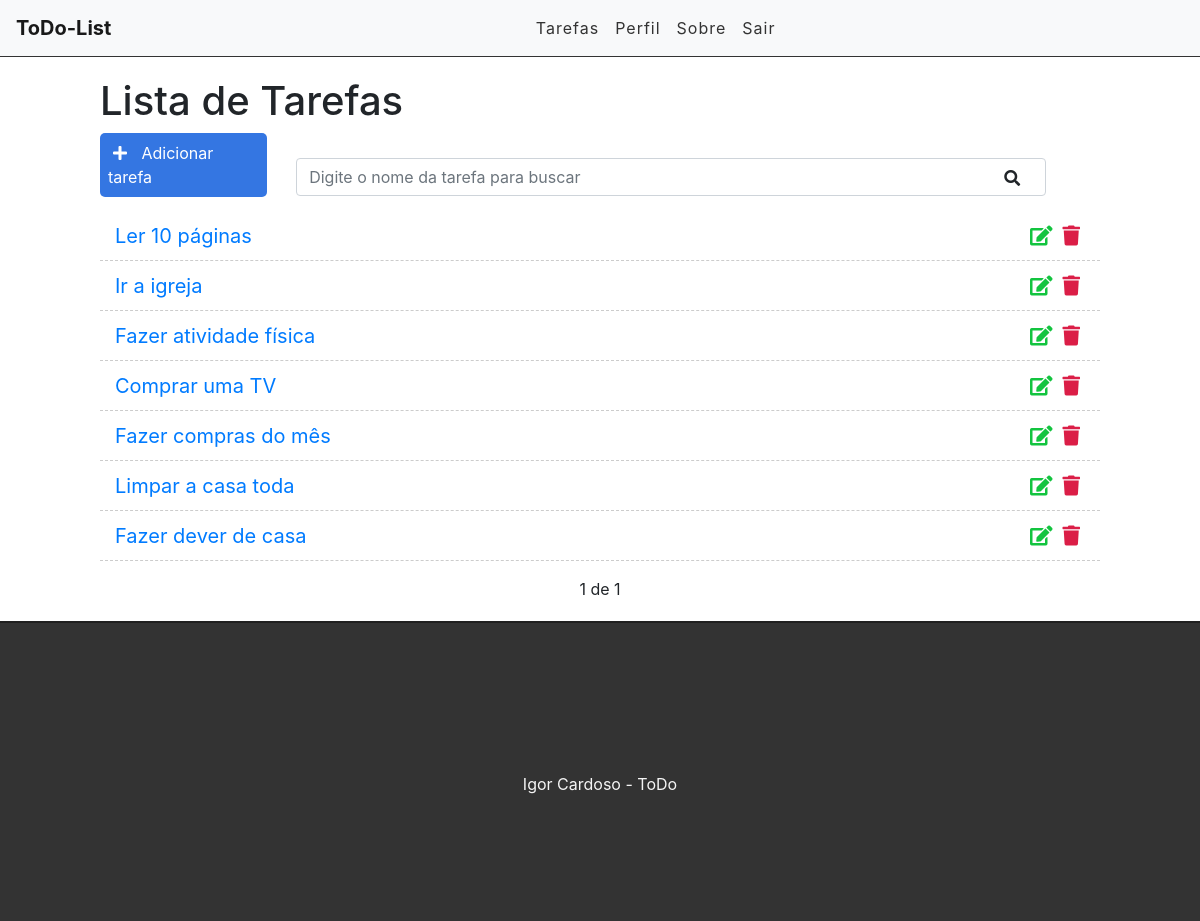
The app's page / (signed in), older data.
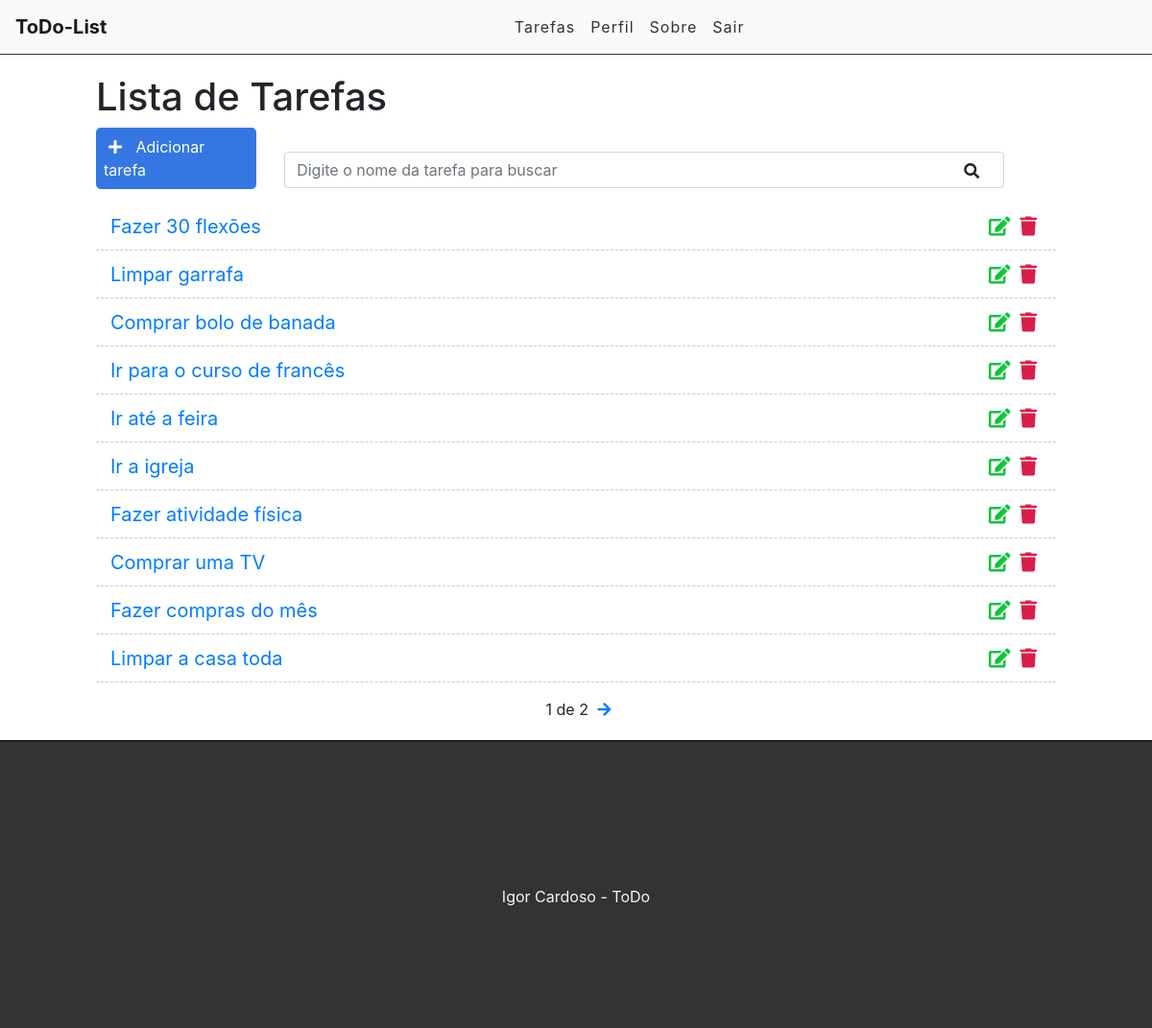
The same page, newer data.
### tasks/models.py (models this page shows, shortened)
class Task(models.Model):
	STATUS = (
		('fazendo', 'Fazendo'),
		('feiro', 'Feito')
	)
	title = models.CharField(max_length=255)
	description = models.TextField(blank=True)
	done = models.CharField(
		max_length=7, # Tamanho da entrada
		choices=STATUS,
	)
	completion_date = models.DateField(auto_now_add=False)  # Eu criei. blank=True permite que o campo fique em branco
	created_at = models.DateTimeField(auto_now_add=True)
	update_at = models.DateTimeField(auto_now=True)

### tasks/views.py (the view)
# urls.py: path('', views.taskList, name='task-list'),
@login_required
def taskList(request):		#   order_by: ordena por data de criação do mais novo para mais antigo
	search = request.GET.get('search')	# reseach é name do input de busca que está no html list.html
	if search: # Buscar pelo nome da task
		tasks = Task.objects.filter(title__icontains=search)#, user=request.user)
	else:
		tasks_list = Task.objects.all().order_by('-created_at')#.filter(user=request.user)
		paginacao = Paginator(tasks_list, 10) # (lista, num de páginas)
		page = request.GET.get('page')
		tasks = paginacao.get_page(page) # Vai exibir o numero correto na página que está
	return render(request, 'tasks/list.html', {'tasks':tasks})	# render: "renderiza"  a página

### tasks/templates/tasks/list.html (shortened to what this page needs)
{% extends 'base.html' %}
{% block content %}
<div class="offset-1 col-10 list-div">
	<h1>Lista de Tarefas</h1>
	<a id="add-link" href="newtask/">
		<div class="col-2 add-div">
			<i class="fas fa-plus"></i> Adicionar tarefa
		</div>
	</a>
	<div class="col-9 search-div">
		<form method="GET" id="search-form">
			<input class="form-control" type="text" id="search" name="search" placeholder="Digite o nome da tarefa para buscar" value="{{ request.GET.search }}">
			<i class="fas fa-search" id="search-btn"></i>
		</form>
	</div>
	<ul class="task-list">
		{% for task in tasks %}
		<li class="task-item">
			<span><a href="/task/{{task.id}}">{{task.title}}</a></span>
			<a href="/delete/{{task.id}}" class="delete-btn"><span><i class="fas fa-trash"></i></span></a>
			<a href="/edit/{{task.id}}"><span><i class="fas fa-edit"></i></span></a>
		</li>
		{% endfor %}
	</ul>
	<div class="pagination">
		<span class="step-links">
			{% if tasks.paginator.num_pages %}
				<span class="current">
					{{ tasks.number }} de {{ tasks.paginator.num_pages }}
				</span>
			{% endif %}
			{% if tasks.has_next %}
				<a href="?page={{ tasks.next_page_number }}">
					<i class="fas fa-arrow-right"></i>
				</a>
			{% endif %}
		</span>
	</div>
</div>
{% endblock %}

### tasks/templates/base.html (shortened to what this page needs)
{% load static %}
<!DOCTYPE html>
<html lang="en">
<head>
	<link href="https://stackpath.bootstrapcdn.com/bootstrap/4.3.1/css/bootstrap.min.css" rel="stylesheet">
    <link rel="stylesheet" href="https://use.fontawesome.com/releases/v5.7.2/css/all.css">
	<link rel="stylesheet" href="{% static 'css/styles.css' %}">
</head>
<body>
	<div class="container-fluid">
		<nav class="navbar navbar-expand-lg navbar-light bg-light">
            <a class="navbar-brand" href="/">ToDo-List</a>
            <div class="collapse navbar-collapse" id="navbarSupportedContent">
                <ul class="navbar-nav">
                    {% if user.is_authenticated %}
                        <li class="nav-item">
                            <a class="nav-link" href="/">Tarefas</a>
                        </li>
                        <li class="nav-item">
                            <a class="nav-link" href="#">Perfil</a>
                        </li>
                    {% else %}
                        <li class="nav-item">
                            <a class="nav-link" href="/accounts/login">Entrar</a>
                        </li>
                    {% endif %}
                    <li class="nav-item">
                        <a class="nav-link" href="#">Sobre</a>
                    </li>
                    {% if user.is_authenticated %}
                        <li class="nav-item">
                            <a class="nav-link" href="/accounts/logout">Sair</a>
                        </li>
                    {% endif %}
                </ul>
            </div>
        </nav>
		{% block content %}{% endblock %}
		<footer>
			<p>Igor Cardoso - ToDo</p>
		</footer>
	</div>
</body>
</html>

### tasks/static/css/styles.css (style rules this page uses)
.container-fluid { padding: 0; }
.navbar { border-bottom: 1px solid #333; margin-bottom: 20px; }
.navbar-nav { margin: auto; }
.navbar-brand { font-weight: bold; }
.navbar-light .navbar-nav a.nav-link { color: #333; letter-spacing: 1px; }
#add-link { text-decoration: none; }
.add-div { background-color: #3476e2; cursor: pointer; display: inline-block; color: #FFF; padding: 8px; border-radius: 5px; margin-right: 25px; }
.fas.fa-plus { color: #FFF; margin-right: 10px; margin-left: 5px; }
.fas.fa-search { position: absolute; top: 12px; right: 26px; cursor: pointer; }
.search-div { padding: 0; margin-top: 15px; margin-bottom: 15px; display: inline-block; }
.list-div { padding: 0; }
.task-list { padding-left: 0; }
.task-item { list-style: none; font-size: 20px; height: 50px; padding: 0 15px; padding-top: 10px; border-bottom: 1px dashed #CCC; }
.fas.fa-trash { color: #db1e47; cursor: pointer; margin: 5px; font-size: 20px; float: right; }
.fas.fa-edit { color: #13c43f; cursor: pointer; margin: 5px; font-size: 20px; float: right; }
footer { background-color: #333; height: 300px; border-top: 2px solid #202020; }
footer p { color: #f5f5f5; text-align: center; top: 50%; position: relative; }
.pagination { margin-bottom: 20px; }
.step-links { position: relative; margin-left: auto; margin-right: auto; }
.step-links .current { margin-left: 5px; margin-right: 5px; }

Row changes from the older to the newer data that the page shows:
removed Task: title "Ler 10 páginas"
no longer on this page (row unchanged): Task: title "Fazer dever de casa"
added Task: title "Fazer 30 flexões"
added Task: title "Limpar garrafa"
added Task: title "Comprar bolo de banada"
added Task: title "Ir para o curso de francês"
added Task: title "Ir até a feira"
Text that changed along with them:
{{ tasks.paginator.num_pages }}: "1" → "2"
